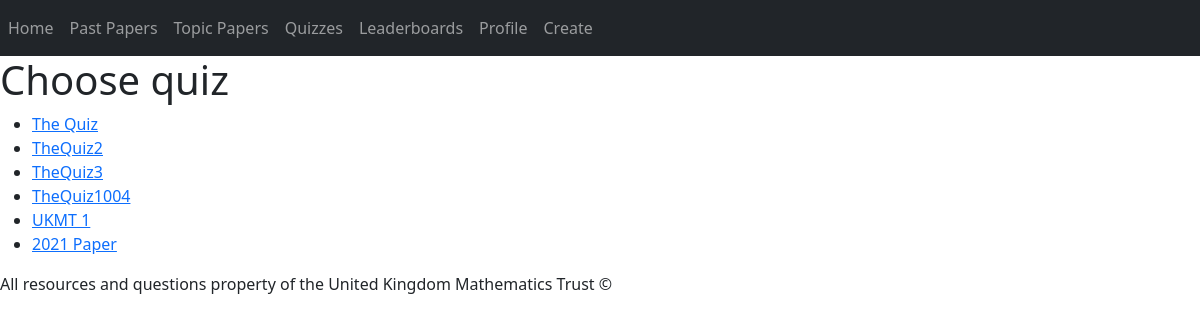
/cc3, run on the app's committed database.
### question/models.py (models this page shows)
class Quiz(models.Model):
    QuizName = models.CharField(max_length=50)
    average = models.IntegerField()
    totalScore = models.IntegerField()
    totalAttempts = models.IntegerField()

### question/views.py (the view)
# urls.py: path("cc3",views.cc3,name="cc3"),
def cc3(request):
    quizzes=Quiz.objects.filter()
    return render(request, "question/cc3.html",{
        "quizzes":quizzes
    })

### question/templates/question/cc3.html
{% extends "question/layout.html" %}
{% block body %}
<h1>Choose quiz</h1>
<ul>
    {% for quiz in quizzes %}
        <li>
            <a href="start{{quiz.id}}">{{quiz.QuizName}}</a>
        </li>
    {% endfor %}
</ul>
{% endblock %}

### data on the page
Quiz: QuizName "The Quiz"
Quiz: QuizName "TheQuiz2"
Quiz: QuizName "TheQuiz3"
Quiz: QuizName "TheQuiz1004"
Quiz: QuizName "UKMT 1"
Quiz: QuizName "2021 Paper"
